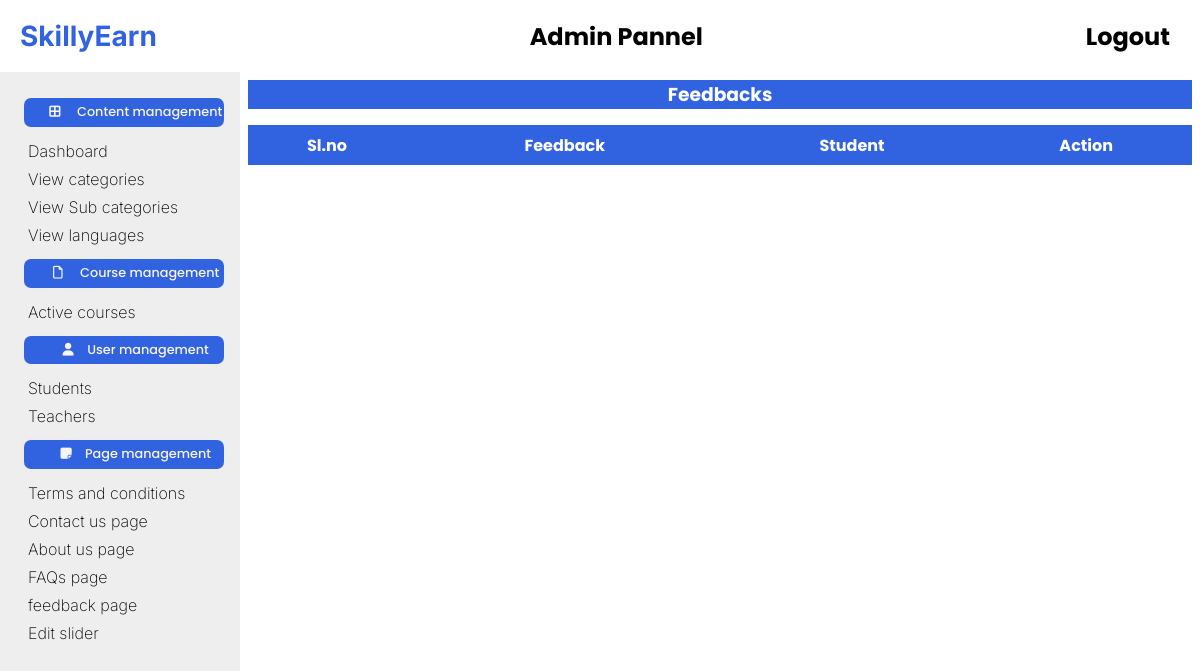
Page /admin/index.php?feedbacks (signed in) on the earlier database version.
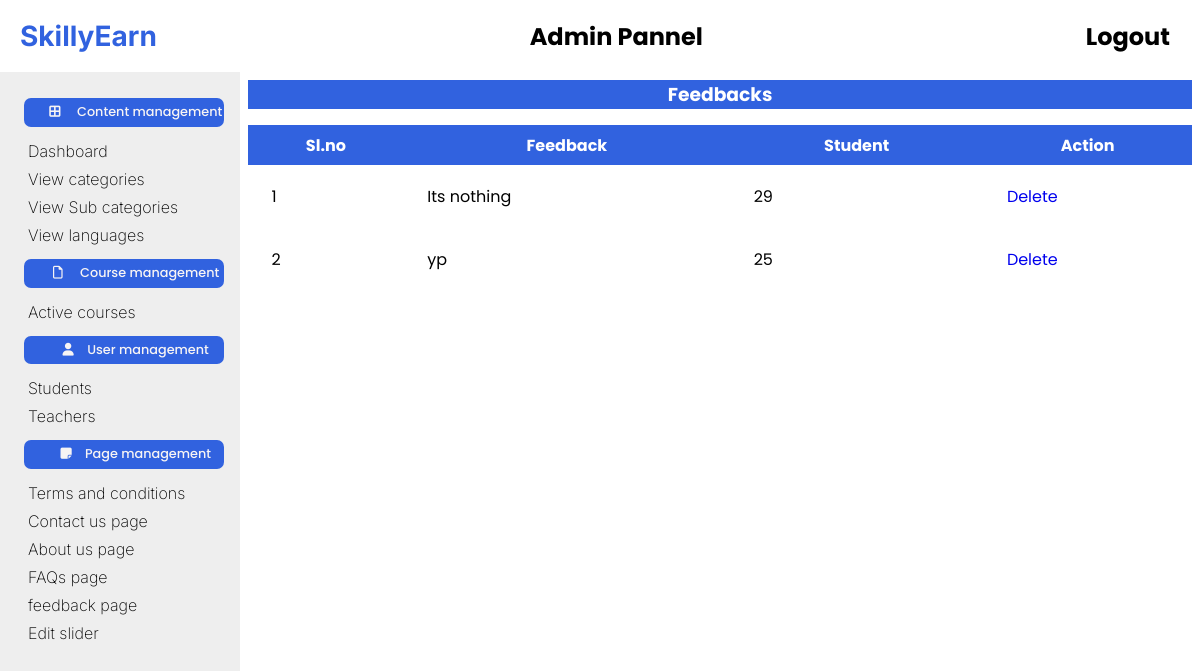
Same page on the later database version.
### tables this page shows
CREATE TABLE `feedback` (
  `f_id` int(11) NOT NULL,
  `f_content` text NOT NULL,
  `stu_id` int(11) NOT NULL
);

### admin/feedback.php (the view, shortened to what this page needs)
<?php
if (isset($_SESSION['adminLogin'])) {
    include_once("inc/db_con.php");
    ?>
    <div id="bodyRight">
        <h3> Feedbacks</h3>
        <table class="feedback_table" cellspacing="0px">
            <thead>
            <tr>
                <th>Sl.no</th>
                <th>Feedback</th>
                <th>Student</th>
                <th>Action</th>
            </tr>
            </thead>
            <?php
            $get_feedbacks = $conn->prepare("SELECT * FROM feedback");
            $get_feedbacks->execute();
            $i = 1;
            while ($row = $get_feedbacks->fetch(PDO::FETCH_ASSOC)) {
                echo '<tr>
                    <td>'.$i++.'</td>
                    <td>'.$row["f_content"].'</td>
                    <td>'.$row["stu_id"].'</td>
                    <td><a href="index.php?feedbacks&del_feedback='.$row["f_id"].'">Delete</a></td></tr>';
            }
            ?>
        </table>
    </div>
    <?php
}
?>

Differences in the rows shown:
added feedback: f_content "Its nothing", stu "29"
added feedback: f_content "yp", stu "25"
